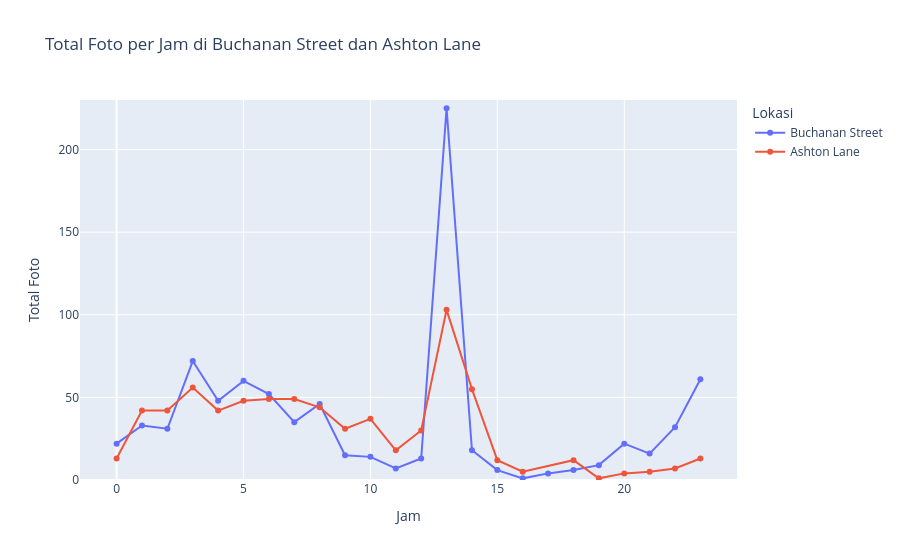

Here is the notebook cell this chart was saved with:
### Markdown cell above
### Glasgow

### Code cell
import plotly.express as px

dfg3["dateTaken"] = pd.to_datetime(dfg3["dateTaken"])
dfg3["hour"] = dfg3["dateTaken"].dt.hour

df_Street = dfg3[dfg3['poiName'] == "Buchanan_Street"]
df_Lane = dfg3[dfg3['poiName'] == "Ashton_Lane"]

total_photos_per_hour1 = df_Street.groupby('hour').size().reset_index(name="total_photos")
total_photos_per_hour1['location'] = "Buchanan Street"
total_photos_per_hour2 = df_Lane.groupby('hour').size().reset_index(name="total_photos")
total_photos_per_hour2['location'] = "Ashton Lane"


total_photos_combined = pd.concat([total_photos_per_hour1, total_photos_per_hour2])


fig = px.line(
    total_photos_combined,
    x='hour',
    y='total_photos',
    color='location',
    title="Total Foto per Jam di Buchanan Street dan Ashton Lane",
    labels={"total_photos": "Total Foto", "hour": "Jam", "location": "Lokasi"},
    markers=True
)

fig.update_layout(
    yaxis=dict(range=[0, 230])
)

fig.show()

### Figure 1 — Plotly figure (JSON) as saved in the notebook; plotly's stock layout.template omitted (floating-point values rounded to 4 significant figures)
{"data": [{"hovertemplate": "Lokasi=Buchanan Street<br>Jam=%{x}<br>Total Foto=%{y}<extra></extra>", "legendgroup": "Buchanan Street", "line": {"color": "#636efa", "dash": "solid"}, "marker": {"symbol": "circle"}, "mode": "lines+markers", "name": "Buchanan Street", "orientation": "v", "showlegend": true, "type": "scatter", "x": [0, 1, 2, 3, 4, 5, 6, 7, 8, 9, 10, 11, 12, 13, 14, 15, 16, 17, 18, 19, 20, 21, 22, 23], "xaxis": "x", "y": [22, 33, 31, 72, 48, 60, 52, 35, 46, 15, 14, 7, 13, 225, 18, 6, 1, 4, 6, 9, 22, 16, 32, 61], "yaxis": "y"}, {"hovertemplate": "Lokasi=Ashton Lane<br>Jam=%{x}<br>Total Foto=%{y}<extra></extra>", "legendgroup": "Ashton Lane", "line": {"color": "#EF553B", "dash": "solid"}, "marker": {"symbol": "circle"}, "mode": "lines+markers", "name": "Ashton Lane", "orientation": "v", "showlegend": true, "type": "scatter", "x": [0, 1, 2, 3, 4, 5, 6, 7, 8, 9, 10, 11, 12, 13, 14, 15, 16, 18, 19, 20, 21, 22, 23], "xaxis": "x", "y": [13, 42, 42, 56, 42, 48, 49, 49, 44, 31, 37, 18, 30, 103, 55, 12, 5, 12, 1, 4, 5, 7, 13], "yaxis": "y"}], "layout": {"legend": {"title": {"text": "Lokasi"}, "tracegroupgap": 0}, "title": {"text": "Total Foto per Jam di Buchanan Street dan Ashton Lane"}, "xaxis": {"anchor": "y", "domain": [0, 1], "title": {"text": "Jam"}}, "yaxis": {"anchor": "x", "domain": [0, 1], "range": [0, 230], "title": {"text": "Total Foto"}}}}
